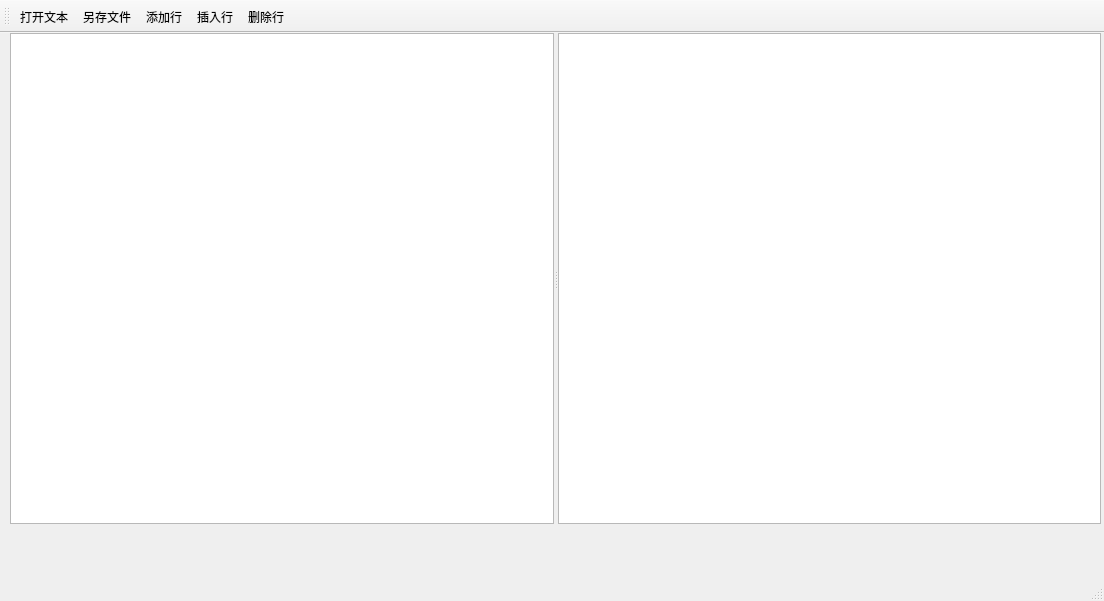
<?xml version="1.0" encoding="UTF-8"?>
<ui version="4.0">
 <class>MainWindow3</class>
 <widget class="QMainWindow" name="MainWindow3">
  <property name="geometry">
   <rect>
    <x>0</x>
    <y>0</y>
    <width>1104</width>
    <height>601</height>
   </rect>
  </property>
  <property name="windowTitle">
   <string>MainWindow</string>
  </property>
  <widget class="QWidget" name="centralwidget">
   <widget class="QSplitter" name="splitter">
    <property name="geometry">
     <rect>
      <x>10</x>
      <y>0</y>
      <width>1091</width>
      <height>491</height>
     </rect>
    </property>
    <property name="orientation">
     <enum>Qt::Horizontal</enum>
    </property>
    <widget class="QTableView" name="tableView"/>
    <widget class="QPlainTextEdit" name="plainTextEdit"/>
   </widget>
  </widget>
  <widget class="QMenuBar" name="menubar">
   <property name="geometry">
    <rect>
     <x>0</x>
     <y>0</y>
     <width>1104</width>
     <height>26</height>
    </rect>
   </property>
  </widget>
  <widget class="QStatusBar" name="statusbar"/>
  <widget class="QToolBar" name="toolBar">
   <property name="windowTitle">
    <string>toolBar</string>
   </property>
   <property name="toolButtonStyle">
    <enum>Qt::ToolButtonTextUnderIcon</enum>
   </property>
   <attribute name="toolBarArea">
    <enum>TopToolBarArea</enum>
   </attribute>
   <attribute name="toolBarBreak">
    <bool>false</bool>
   </attribute>
   <addaction name="actOpen"/>
   <addaction name="actSave"/>
   <addaction name="actAppend"/>
   <addaction name="actInsert"/>
   <addaction name="actDel"/>
  </widget>
  <action name="actOpen">
   <property name="icon">
    <iconset resource="icon.qrc">
     <normaloff>:/QTIcon/4打开文件.png</normaloff>:/QTIcon/4打开文件.png</iconset>
   </property>
   <property name="text">
    <string>打开文本</string>
   </property>
   <property name="toolTip">
    <string>打开文本</string>
   </property>
  </action>
  <action name="actSave">
   <property name="icon">
    <iconset>
     <normaloff>../QTIcon/保存.png</normaloff>../QTIcon/保存.png</iconset>
   </property>
   <property name="text">
    <string>另存文件</string>
   </property>
   <property name="toolTip">
    <string>将表格内容另存为文件</string>
   </property>
  </action>
  <action name="actAppend">
   <property name="icon">
    <iconset resource="icon.qrc">
     <normaloff>:/QTIcon/添加.png</normaloff>:/QTIcon/添加.png</iconset>
   </property>
   <property name="text">
    <string>添加行</string>
   </property>
  </action>
  <action name="actInsert">
   <property name="icon">
    <iconset resource="icon.qrc">
     <normaloff>:/QTIcon/插入行.png</normaloff>:/QTIcon/插入行.png</iconset>
   </property>
   <property name="text">
    <string>插入行</string>
   </property>
  </action>
  <action name="actDel">
   <property name="icon">
    <iconset resource="icon.qrc">
     <normaloff>:/QTIcon/删除.png</normaloff>:/QTIcon/删除.png</iconset>
   </property>
   <property name="text">
    <string>删除行</string>
   </property>
  </action>
 </widget>
 <resources>
  <include location="icon.qrc"/>
 </resources>
 <connections/>
</ui>
